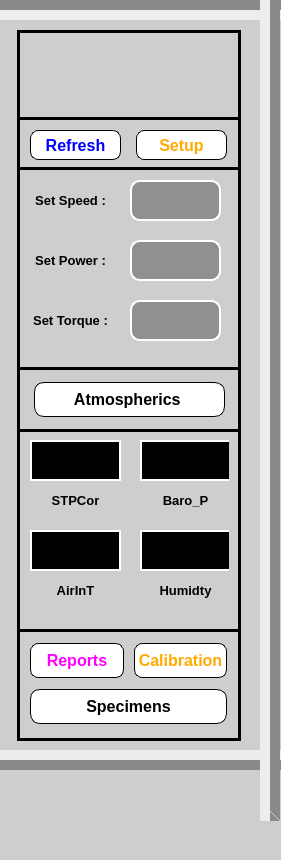
     <widget class="QWidget" name="widget_3" native="true">
      <property name="minimumSize">
       <size>
        <width>281</width>
        <height>604</height>
       </size>
      </property>
      <property name="maximumSize">
       <size>
        <width>281</width>
        <height>16777215</height>
       </size>
      </property>
      <property name="styleSheet">
       <string notr="true">background-color: rgb(206, 206, 206);</string>
      </property>
      <widget class="Line" name="line_12">
       <property name="geometry">
        <rect>
         <x>-20</x>
         <y>750</y>
         <width>331</width>
         <height>20</height>
        </rect>
       </property>
       <property name="styleSheet">
        <string notr="true"/>
       </property>
       <property name="frameShadow">
        <enum>QFrame::Raised</enum>
       </property>
       <property name="lineWidth">
        <number>10</number>
       </property>
       <property name="orientation">
        <enum>Qt::Horizontal</enum>
       </property>
      </widget>
      <widget class="Line" name="line_13">
       <property name="geometry">
        <rect>
         <x>-10</x>
         <y>0</y>
         <width>311</width>
         <height>20</height>
        </rect>
       </property>
       <property name="styleSheet">
        <string notr="true"/>
       </property>
       <property name="lineWidth">
        <number>10</number>
       </property>
       <property name="orientation">
        <enum>Qt::Horizontal</enum>
       </property>
      </widget>
      <widget class="Line" name="line_14">
       <property name="geometry">
        <rect>
         <x>260</x>
         <y>-30</y>
         <width>20</width>
         <height>851</height>
        </rect>
       </property>
       <property name="frameShadow">
        <enum>QFrame::Raised</enum>
       </property>
       <property name="lineWidth">
        <number>10</number>
       </property>
       <property name="orientation">
        <enum>Qt::Vertical</enum>
       </property>
      </widget>
      <widget class="QLineEdit" name="lineEdit_9">
       <property name="geometry">
        <rect>
         <x>30</x>
         <y>440</y>
         <width>91</width>
         <height>41</height>
        </rect>
       </property>
       <property name="font">
        <font>
         <family>Arial</family>
         <pointsize>18</pointsize>
         <weight>75</weight>
         <bold>true</bold>
        </font>
       </property>
       <property name="styleSheet">
        <string notr="true">
border: 2px solid white;
background-color: rgb(0, 255, 127);
background-color: rgb(0, 0, 0);
color: rgb(255, 255, 255);</string>
       </property>
       <property name="alignment">
        <set>Qt::AlignCenter</set>
       </property>
      </widget>
      <widget class="QLineEdit" name="lineEdit_10">
       <property name="geometry">
        <rect>
         <x>140</x>
         <y>440</y>
         <width>91</width>
         <height>41</height>
        </rect>
       </property>
       <property name="font">
        <font>
         <family>Arial</family>
         <pointsize>18</pointsize>
         <weight>75</weight>
         <bold>true</bold>
        </font>
       </property>
       <property name="styleSheet">
        <string notr="true">
border: 2px solid white;
background-color: rgb(0, 0, 0);
color: rgb(255, 255, 255);</string>
       </property>
       <property name="alignment">
        <set>Qt::AlignCenter</set>
       </property>
      </widget>
      <widget class="QLineEdit" name="lineEdit_11">
       <property name="geometry">
        <rect>
         <x>30</x>
         <y>530</y>
         <width>91</width>
         <height>41</height>
        </rect>
       </property>
       <property name="font">
        <font>
         <family>Arial</family>
         <pointsize>18</pointsize>
         <weight>75</weight>
         <bold>true</bold>
        </font>
       </property>
       <property name="styleSheet">
        <string notr="true">background-color: rgb(0, 0, 0);
color: rgb(255, 255, 255);
border: 2px solid white;</string>
       </property>
       <property name="alignment">
        <set>Qt::AlignCenter</set>
       </property>
      </widget>
      <widget class="QLineEdit" name="lineEdit_19">
       <property name="geometry">
        <rect>
         <x>140</x>
         <y>530</y>
         <width>91</width>
         <height>41</height>
        </rect>
       </property>
       <property name="font">
        <font>
         <family>Arial</family>
         <pointsize>18</pointsize>
         <weight>75</weight>
         <bold>true</bold>
        </font>
       </property>
       <property name="styleSheet">
        <string notr="true">background-color: rgb(0, 0, 0);
color: rgb(255, 255, 255);
border: 2px solid white;</string>
       </property>
       <property name="alignment">
        <set>Qt::AlignCenter</set>
       </property>
      </widget>
      <widget class="QLabel" name="label_34">
       <property name="geometry">
        <rect>
         <x>30</x>
         <y>40</y>
         <width>201</width>
         <height>71</height>
        </rect>
       </property>
       <property name="font">
        <font>
         <family>Arial</family>
         <pointsize>25</pointsize>
         <weight>75</weight>
         <bold>true</bold>
        </font>
       </property>
       <property name="styleSheet">
        <string notr="true">
color: rgb(255, 0, 0);


</string>
       </property>
       <property name="text">
        <string/>
       </property>
       <property name="pixmap">
        <pixmap>C:/Users/win 10/Desktop/qt designer/gigasys.jpeg</pixmap>
       </property>
       <property name="scaledContents">
        <bool>true</bool>
       </property>
       <property name="alignment">
        <set>Qt::AlignCenter</set>
       </property>
      </widget>
      <widget class="QLabel" name="label_43">
       <property name="geometry">
        <rect>
         <x>30</x>
         <y>580</y>
         <width>91</width>
         <height>21</height>
        </rect>
       </property>
       <property name="maximumSize">
        <size>
         <width>16777215</width>
         <height>40</height>
        </size>
       </property>
       <property name="font">
        <font>
         <family>Arial</family>
         <pointsize>10</pointsize>
         <weight>75</weight>
         <bold>true</bold>
        </font>
       </property>
       <property name="styleSheet">
        <string notr="true">color: rgb(0, 0, 0);


</string>
       </property>
       <property name="text">
        <string>AirInT</string>
       </property>
       <property name="alignment">
        <set>Qt::AlignCenter</set>
       </property>
      </widget>
      <widget class="QLabel" name="label_44">
       <property name="geometry">
        <rect>
         <x>140</x>
         <y>490</y>
         <width>91</width>
         <height>21</height>
        </rect>
       </property>
       <property name="maximumSize">
        <size>
         <width>16777215</width>
         <height>40</height>
        </size>
       </property>
       <property name="font">
        <font>
         <family>Arial</family>
         <pointsize>10</pointsize>
         <weight>75</weight>
         <bold>true</bold>
        </font>
       </property>
       <property name="styleSheet">
        <string notr="true">color: rgb(0, 0, 0);


</string>
       </property>
       <property name="text">
        <string>Baro_P</string>
       </property>
       <property name="alignment">
        <set>Qt::AlignCenter</set>
       </property>
      </widget>
      <widget class="QLabel" name="label_45">
       <property name="geometry">
        <rect>
         <x>140</x>
         <y>580</y>
         <width>91</width>
         <height>21</height>
        </rect>
       </property>
       <property name="maximumSize">
        <size>
         <width>16777215</width>
         <height>40</height>
        </size>
       </property>
       <property name="font">
        <font>
         <family>Arial</family>
         <pointsize>10</pointsize>
         <weight>75</weight>
         <bold>true</bold>
        </font>
       </property>
       <property name="styleSheet">
        <string notr="true">color: rgb(0, 0, 0);


</string>
       </property>
       <property name="text">
        <string>Humidty</string>
       </property>
       <property name="alignment">
        <set>Qt::AlignCenter</set>
       </property>
      </widget>
      <widget class="QLineEdit" name="lineEdit_20">
       <property name="geometry">
        <rect>
         <x>130</x>
         <y>300</y>
         <width>91</width>
         <height>41</height>
        </rect>
       </property>
       <property name="font">
        <font>
         <family>Arial</family>
         <pointsize>18</pointsize>
         <weight>75</weight>
         <bold>true</bold>
        </font>
       </property>
       <property name="styleSheet">
        <string notr="true">#lineEdit_20{
background-color: rgb(144, 144, 144);
border: 2px solid white;
border-radius:10px;
}
#lineEdit_20:hover{
border: 2px solid black;
}</string>
       </property>
       <property name="alignment">
        <set>Qt::AlignCenter</set>
       </property>
      </widget>
      <widget class="QLabel" name="label_46">
       <property name="geometry">
        <rect>
         <x>30</x>
         <y>305</y>
         <width>81</width>
         <height>31</height>
        </rect>
       </property>
       <property name="maximumSize">
        <size>
         <width>16777215</width>
         <height>40</height>
        </size>
       </property>
       <property name="font">
        <font>
         <family>Arial</family>
         <pointsize>10</pointsize>
         <weight>75</weight>
         <bold>true</bold>
        </font>
       </property>
       <property name="styleSheet">
        <string notr="true">color: rgb(0, 0, 0);


</string>
       </property>
       <property name="text">
        <string>Set Torque :</string>
       </property>
       <property name="alignment">
        <set>Qt::AlignCenter</set>
       </property>
      </widget>
      <widget class="QLineEdit" name="lineEdit_21">
       <property name="geometry">
        <rect>
         <x>130</x>
         <y>240</y>
         <width>91</width>
         <height>41</height>
        </rect>
       </property>
       <property name="font">
        <font>
         <family>Arial</family>
         <pointsize>18</pointsize>
         <weight>75</weight>
         <bold>true</bold>
        </font>
       </property>
       <property name="styleSheet">
        <string notr="true">#lineEdit_21{
background-color: rgb(144, 144, 144);
border: 2px solid white;
border-radius:10px;
}
#lineEdit_21:hover{
border: 2px solid black;
}</string>
       </property>
       <property name="alignment">
        <set>Qt::AlignCenter</set>
       </property>
      </widget>
      <widget class="QLabel" name="label_47">
       <property name="geometry">
        <rect>
         <x>30</x>
         <y>245</y>
         <width>81</width>
         <height>31</height>
        </rect>
       </property>
       <property name="maximumSize">
        <size>
         <width>16777215</width>
         <height>40</height>
        </size>
       </property>
       <property name="font">
        <font>
         <family>Arial</family>
         <pointsize>10</pointsize>
         <weight>75</weight>
         <bold>true</bold>
        </font>
       </property>
       <property name="styleSheet">
        <string notr="true">color: rgb(0, 0, 0);


</string>
       </property>
       <property name="text">
        <string>Set Power :</string>
       </property>
       <property name="alignment">
        <set>Qt::AlignCenter</set>
       </property>
      </widget>
      <widget class="QLineEdit" name="lineEdit_22">
       <property name="geometry">
        <rect>
         <x>130</x>
         <y>180</y>
         <width>91</width>
         <height>41</height>
        </rect>
       </property>
       <property name="font">
        <font>
         <family>Arial</family>
         <pointsize>18</pointsize>
         <weight>75</weight>
         <bold>true</bold>
        </font>
       </property>
       <property name="styleSheet">
        <string notr="true">#lineEdit_22{
background-color: rgb(144, 144, 144);
border: 2px solid white;
border-radius:10px;
}
#lineEdit_22:hover{
border: 2px solid black;
}</string>
       </property>
       <property name="alignment">
        <set>Qt::AlignCenter</set>
       </property>
      </widget>
      <widget class="QLabel" name="label_48">
       <property name="geometry">
        <rect>
         <x>30</x>
         <y>185</y>
         <width>81</width>
         <height>31</height>
        </rect>
       </property>
       <property name="maximumSize">
        <size>
         <width>16777215</width>
         <height>40</height>
        </size>
       </property>
       <property name="font">
        <font>
         <family>Arial</family>
         <pointsize>10</pointsize>
         <weight>75</weight>
         <bold>true</bold>
        </font>
       </property>
       <property name="styleSheet">
        <string notr="true">color: rgb(0, 0, 0);


</string>
       </property>
       <property name="text">
        <string>Set Speed :</string>
       </property>
       <property name="alignment">
        <set>Qt::AlignCenter</set>
       </property>
      </widget>
      <widget class="QPushButton" name="pushButton">
       <property name="geometry">
        <rect>
         <x>34</x>
         <y>382</y>
         <width>191</width>
         <height>35</height>
        </rect>
       </property>
       <property name="font">
        <font>
         <family>Arial</family>
         <pointsize>12</pointsize>
         <weight>75</weight>
         <bold>true</bold>
        </font>
       </property>
       <property name="cursor">
        <cursorShape>PointingHandCursor</cursorShape>
       </property>
       <property name="styleSheet">
        <string notr="true">#pushButton{
color: rgb(0, 0, 0);
border-radius:10px;
background-color: rgb(255, 255, 255);
border: 1px solid black;
}
#pushButton:hover{
padding-left:5px;
border:1px solid black;
}
#pushButton:pressed{
padding-bottom:5px;
}</string>
       </property>
       <property name="text">
        <string>Atmospherics </string>
       </property>
      </widget>
      <widget class="QPushButton" name="pushButton_2">
       <property name="geometry">
        <rect>
         <x>136</x>
         <y>130</y>
         <width>91</width>
         <height>30</height>
        </rect>
       </property>
       <property name="font">
        <font>
         <family>Arial</family>
         <pointsize>12</pointsize>
         <weight>75</weight>
         <bold>true</bold>
        </font>
       </property>
       <property name="cursor">
        <cursorShape>PointingHandCursor</cursorShape>
       </property>
       <property name="styleSheet">
        <string notr="true">#pushButton_2{
color: rgb(255, 170, 0);
border-radius:8px;
background-color: rgb(255, 255, 255);
border: 1px solid black;
}
#pushButton_2:hover{
padding-left:5px;
border:1px solid orange;
}
#pushButton_2:pressed{
padding-bottom:5px;
}</string>
       </property>
       <property name="text">
        <string>Setup</string>
       </property>
      </widget>
      <widget class="QLabel" name="label_50">
       <property name="geometry">
        <rect>
         <x>30</x>
         <y>490</y>
         <width>91</width>
         <height>21</height>
        </rect>
       </property>
       <property name="maximumSize">
        <size>
         <width>16777215</width>
         <height>40</height>
        </size>
       </property>
       <property name="font">
        <font>
         <family>Arial</family>
         <pointsize>10</pointsize>
         <weight>75</weight>
         <bold>true</bold>
        </font>
       </property>
       <property name="styleSheet">
        <string notr="true">color: rgb(0, 0, 0);


</string>
       </property>
       <property name="text">
        <string>STPCor</string>
       </property>
       <property name="alignment">
        <set>Qt::AlignCenter</set>
       </property>
      </widget>
      <widget class="QPushButton" name="pushButton_5">
       <property name="geometry">
        <rect>
         <x>30</x>
         <y>130</y>
         <width>91</width>
         <height>30</height>
        </rect>
       </property>
       <property name="font">
        <font>
         <family>Arial</family>
         <pointsize>12</pointsize>
         <weight>75</weight>
         <bold>true</bold>
        </font>
       </property>
       <property name="cursor">
        <cursorShape>PointingHandCursor</cursorShape>
       </property>
       <property name="styleSheet">
        <string notr="true">#pushButton_5{
color: rgb(0, 0, 255);
border-radius:8px;
background-color: rgb(255, 255, 255);
border: 1px solid black;
}
#pushButton_5:hover{
padding-left:5px;
border:1px solid blue;
}
#pushButton_5:pressed{
padding-bottom:5px;
}</string>
       </property>
       <property name="text">
        <string>Refresh</string>
       </property>
      </widget>
      <widget class="QWidget" name="layoutWidget">
       <property name="geometry">
        <rect>
         <x>30</x>
         <y>630</y>
         <width>201</width>
         <height>101</height>
        </rect>
       </property>
       <layout class="QGridLayout" name="gridLayout_2">
        <property name="topMargin">
         <number>8</number>
        </property>
        <property name="rightMargin">
         <number>4</number>
        </property>
        <property name="bottomMargin">
         <number>0</number>
        </property>
        <property name="horizontalSpacing">
         <number>10</number>
        </property>
        <item row="0" column="0">
         <widget class="QPushButton" name="pushButton_9">
          <property name="minimumSize">
           <size>
            <width>0</width>
            <height>35</height>
           </size>
          </property>
          <property name="font">
           <font>
            <family>Arial</family>
            <pointsize>12</pointsize>
            <weight>75</weight>
            <bold>true</bold>
           </font>
          </property>
          <property name="cursor">
           <cursorShape>PointingHandCursor</cursorShape>
          </property>
          <property name="styleSheet">
           <string notr="true">#pushButton_9{
color: rgb(255, 0, 255);
border-radius:8px;
background-color: rgb(255, 255, 255);
border: 1px solid black;
}
#pushButton_9:hover{
padding-left:5px;
border:1px solid #ff00ff;
}
#pushButton_9:pressed{
padding-bottom:5px;
}</string>
          </property>
          <property name="text">
           <string>Reports</string>
          </property>
         </widget>
        </item>
        <item row="0" column="1">
         <widget class="QPushButton" name="pushButton_3">
          <property name="minimumSize">
           <size>
            <width>0</width>
            <height>35</height>
           </size>
          </property>
          <property name="font">
           <font>
            <family>Arial</family>
            <pointsize>12</pointsize>
            <weight>75</weight>
            <bold>true</bold>
           </font>
          </property>
          <property name="cursor">
           <cursorShape>PointingHandCursor</cursorShape>
          </property>
          <property name="styleSheet">
           <string notr="true">#pushButton_3{
color: rgb(255, 170, 0);
border-radius:8px;
background-color: rgb(255, 255, 255);
border: 1px solid black;
}
#pushButton_3:hover{
padding-left:5px;
border:1px solid orange;
}
#pushButton_3:pressed{
padding-bottom:5px;
}</string>
          </property>
          <property name="text">
           <string>Calibration</string>
          </property>
         </widget>
        </item>
        <item row="1" column="0" colspan="2">
         <widget class="QPushButton" name="pushButton_14">
          <property name="minimumSize">
           <size>
            <width>0</width>
            <height>35</height>
           </size>
          </property>
          <property name="font">
           <font>
            <family>Arial</family>
            <pointsize>12</pointsize>
            <weight>75</weight>
            <bold>true</bold>
           </font>
          </property>
          <property name="cursor">
           <cursorShape>PointingHandCursor</cursorShape>
          </property>
          <property name="styleSheet">
           <string notr="true">#pushButton_14{
color: rgb(0, 0, 0);
border-radius:10px;
background-color: rgb(255, 255, 255);
border: 1px solid black;
}
#pushButton_14:hover{
padding-left:5px;
border:1px solid black;
}
#pushButton_14:pressed{
padding-bottom:5px;
}</string>
          </property>
          <property name="text">
           <string>Specimens</string>
          </property>
         </widget>
        </item>
       </layout>
      </widget>
      <widget class="Line" name="line_20">
       <property name="geometry">
        <rect>
         <x>229</x>
         <y>30</y>
         <width>20</width>
         <height>711</height>
        </rect>
       </property>
       <property name="frameShadow">
        <enum>QFrame::Plain</enum>
       </property>
       <property name="lineWidth">
        <number>3</number>
       </property>
       <property name="orientation">
        <enum>Qt::Vertical</enum>
       </property>
      </widget>
      <widget class="Line" name="line_26">
       <property name="geometry">
        <rect>
         <x>20</x>
         <y>729</y>
         <width>218</width>
         <height>20</height>
        </rect>
       </property>
       <property name="frameShadow">
        <enum>QFrame::Plain</enum>
       </property>
       <property name="lineWidth">
        <number>3</number>
       </property>
       <property name="orientation">
        <enum>Qt::Horizontal</enum>
       </property>
      </widget>
      <widget class="Line" name="line_27">
       <property name="geometry">
        <rect>
         <x>20</x>
         <y>620</y>
         <width>218</width>
         <height>20</height>
        </rect>
       </property>
       <property name="frameShadow">
        <enum>QFrame::Plain</enum>
       </property>
       <property name="lineWidth">
        <number>3</number>
       </property>
       <property name="orientation">
        <enum>Qt::Horizontal</enum>
       </property>
      </widget>
      <widget class="Line" name="line_29">
       <property name="geometry">
        <rect>
         <x>20</x>
         <y>23</y>
         <width>218</width>
         <height>16</height>
        </rect>
       </property>
       <property name="frameShadow">
        <enum>QFrame::Plain</enum>
       </property>
       <property name="lineWidth">
        <number>3</number>
       </property>
       <property name="orientation">
        <enum>Qt::Horizontal</enum>
       </property>
      </widget>
      <widget class="Line" name="line_30">
       <property name="geometry">
        <rect>
         <x>20</x>
         <y>360</y>
         <width>218</width>
         <height>16</height>
        </rect>
       </property>
       <property name="frameShadow">
        <enum>QFrame::Plain</enum>
       </property>
       <property name="lineWidth">
        <number>3</number>
       </property>
       <property name="orientation">
        <enum>Qt::Horizontal</enum>
       </property>
      </widget>
      <widget class="Line" name="line_31">
       <property name="geometry">
        <rect>
         <x>8</x>
         <y>30</y>
         <width>20</width>
         <height>711</height>
        </rect>
       </property>
       <property name="frameShadow">
        <enum>QFrame::Plain</enum>
       </property>
       <property name="lineWidth">
        <number>3</number>
       </property>
       <property name="orientation">
        <enum>Qt::Vertical</enum>
       </property>
      </widget>
      <widget class="Line" name="line_32">
       <property name="geometry">
        <rect>
         <x>20</x>
         <y>420</y>
         <width>218</width>
         <height>20</height>
        </rect>
       </property>
       <property name="frameShadow">
        <enum>QFrame::Plain</enum>
       </property>
       <property name="lineWidth">
        <number>3</number>
       </property>
       <property name="orientation">
        <enum>Qt::Horizontal</enum>
       </property>
      </widget>
      <widget class="Line" name="line_33">
       <property name="geometry">
        <rect>
         <x>20</x>
         <y>160</y>
         <width>218</width>
         <height>16</height>
        </rect>
       </property>
       <property name="frameShadow">
        <enum>QFrame::Plain</enum>
       </property>
       <property name="lineWidth">
        <number>3</number>
       </property>
       <property name="orientation">
        <enum>Qt::Horizontal</enum>
       </property>
      </widget>
      <widget class="Line" name="line_34">
       <property name="geometry">
        <rect>
         <x>20</x>
         <y>110</y>
         <width>218</width>
         <height>16</height>
        </rect>
       </property>
       <property name="frameShadow">
        <enum>QFrame::Plain</enum>
       </property>
       <property name="lineWidth">
        <number>3</number>
       </property>
       <property name="orientation">
        <enum>Qt::Horizontal</enum>
       </property>
      </widget>
      <zorder>layoutWidget</zorder>
      <zorder>line_12</zorder>
      <zorder>line_13</zorder>
      <zorder>line_14</zorder>
      <zorder>lineEdit_9</zorder>
      <zorder>lineEdit_10</zorder>
      <zorder>lineEdit_11</zorder>
      <zorder>lineEdit_19</zorder>
      <zorder>label_34</zorder>
      <zorder>label_43</zorder>
      <zorder>label_44</zorder>
      <zorder>label_45</zorder>
      <zorder>lineEdit_20</zorder>
      <zorder>label_46</zorder>
      <zorder>lineEdit_21</zorder>
      <zorder>label_47</zorder>
      <zorder>lineEdit_22</zorder>
      <zorder>label_48</zorder>
      <zorder>pushButton</zorder>
      <zorder>pushButton_2</zorder>
      <zorder>label_50</zorder>
      <zorder>pushButton_5</zorder>
      <zorder>line_20</zorder>
      <zorder>line_31</zorder>
      <zorder>line_32</zorder>
      <zorder>line_30</zorder>
      <zorder>line_27</zorder>
      <zorder>line_26</zorder>
      <zorder>line_29</zorder>
      <zorder>line_33</zorder>
      <zorder>line_34</zorder>
     </widget>
